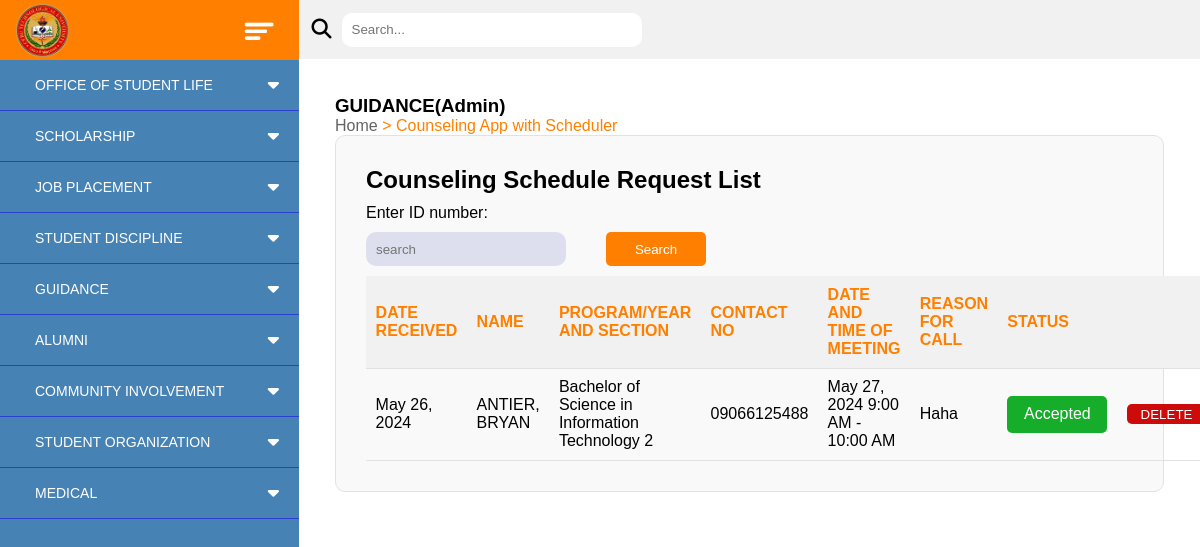
Page /counseling_app/admin/ on the earlier database version.
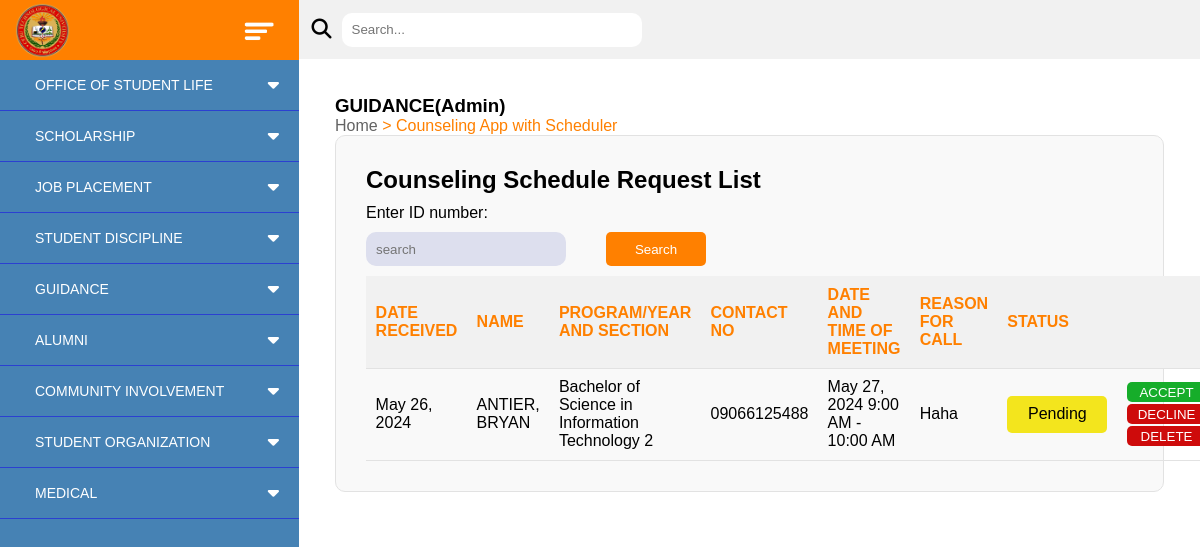
Same page on the later database version.
### SAO_WebApp/models.py (models this page shows)
class counseling_schedule(models.Model):
    counselingID = models.AutoField(primary_key=True)
    dateRecieved = models.DateField()
    studentID = models.ForeignKey(studentInfo,on_delete=models.CASCADE)
    reason = models.CharField(max_length=255)
    scheduled_date = models.DateField()
    time = [
        ('8-9', '8:00 AM - 9:00 AM'),
        ('9-10', '9:00 AM - 10:00 AM'),
        ('10-11', '10:00 AM-11:00 AM'),
        ('11-12', '11:00 AM -12:00 PM'),
        ('1-2','1:00 PM - 2:00 PM'),
        ('2-3','2:00 PM - 3:00 PM'),
        ('3-4','3:00 PM - 4:00 PM'),
        ('4-5','4:00 PM - 5:00 PM'),
    ]
    scheduled_time = models.CharField(max_length=15, choices=time)
    email = models.EmailField()
    approval_status = [
        ('Accepted' , 'Accepted'),
        ('Declined' , 'Declined'),
        ('Pending' , 'Pending'),
        ('Expired' , 'Expired')
    ]
    status = models.CharField(max_length=10, choices=approval_status, default='Pending')

class studentInfo(models.Model):
    studID = models.IntegerField(primary_key=True)
    lrn = models.CharField(max_length=12)
    lastname = models.CharField(max_length=100)
    firstname = models.CharField(max_length=100)
    middlename = models.CharField(max_length=50)
    degree = models.CharField(max_length=150)
    yearlvl = models.CharField(max_length=10)
    sex=models.CharField(max_length=10)
    emailadd= models.EmailField()
    contact= models.CharField(max_length=11)

### SAO_WebApp/views.py (the view)
# urls.py: path('counseling_app/admin/', counseling_app_admin_view, name="Counseling App With Scheduler Admin View"),
def counseling_app_admin_view(request):
    meeting_requests = counseling_schedule.objects.select_related('studentID').order_by('-dateRecieved')
    time = {
        '8-9': '8:00 AM - 9:00 AM',
        '9-10': '9:00 AM - 10:00 AM',
        '10-11': '10:00 AM-11:00 AM',
        '11-12': '11:00 AM -12:00 PM',
        '1-2': '1:00 PM - 2:00 PM',
        '2-3': '2:00 PM - 3:00 PM',
        '3-4': '3:00 PM - 4:00 PM',
        '4-5': '4:00 PM - 5:00 PM'
    }
    context = {
        'meeting_requests': meeting_requests,
        'time': time,
    }
    return render(request, 'counseling_app_admin_view.html', context)

### SAO_WebApp/views.py (called while the page is built)
@register.filter
def get_formatted_time(dictionary, key):
    return dictionary.get(key)

### templates/counseling_app_admin_view.html (shortened to what this page needs)
{% extends "main.html" %}
{% load static %}
{% block headcontent %}
<link rel="stylesheet" type="text/css" href="{% static 'stylesheet/counseling_app_admin.css'%}">
{% endblock %}
{% block bodycontent %}
    <div class="container">
        <h3>GUIDANCE(Admin)</h3>
        <span><label id="dir-gray">Home</label><label id="dir-orange"> > Counseling App with Scheduler</label></span>
        <div class="form-container">
            <h2>Counseling Schedule Request List</h2>
            <label>Enter ID number:</label>
            <span id="search_id">
                <input type="text" name="studentID" placeholder="search" required="" id="studentIDBox">
                <button class="OrangeButton" id="searchButton">Search</button>
            </span>
            <table id="info_table">
                <tr id="info_table_head">
                    <th>DATE RECEIVED</th>
                    <th>NAME</th>
                    <th>PROGRAM/YEAR AND SECTION</th>
                    <th>CONTACT NO</th>
                    <th>DATE AND TIME OF MEETING</th>
                    <th>REASON FOR CALL</th>
                    <th colspan="2">STATUS</th>
                </tr>
                {% for schedule_request in meeting_requests %}
                    <tr>
                        <td>{{ schedule_request.dateRecieved }}</td>
                        <td>{{ schedule_request.studentID.lastname }}, {{ schedule_request.studentID.firstname }}</td>
                        <td>{{ schedule_request.studentID.degree }} {{ schedule_request.studentID.yearlvl }}</td>
                        <td>0{{ schedule_request.studentID.contact }}</td>
                        <td>{{ schedule_request.scheduled_date }} {{ time|get_formatted_time:schedule_request.scheduled_time }}</td>
                        <td>{{ schedule_request.reason }}</td>
                        <td>
                            {% if schedule_request.status == 'Accepted' %}
                                <span class="accepted">{{ schedule_request.status }}</span>
                            {% elif schedule_request.status == 'Declined' %}
                                <span class="declined">{{ schedule_request.status }}</span>
                            {% elif schedule_request.status == 'Pending' %}
                                <span class="pending">{{ schedule_request.status }}</span>
                            {% elif schedule_request.status == 'Expired' %}
                                <span class="expired">{{ schedule_request.status }}</span>
                            {% else %}
                                {{ schedule_request.status }}
                            {% endif %}
                        </td>
                        <td>
                            <div class="horizontal">
                                {% if schedule_request.status != 'Expired' and schedule_request.status != 'Accepted' and schedule_request.status != 'Declined' %}
                                    <button class="accept">ACCEPT</button>
                                    <button class="decline">DECLINE</button>
                                {% endif %}
                                <button class="delete">DELETE</button>
                            </div>
                        </td>
                    </tr>
                {% endfor %}
            </table>
        </div>
    </div>
{% endblock %}

Differences in the rows shown:
changed counseling_schedule "9:00 AM - 10:00 AM": status "Accepted" → "Pending"
